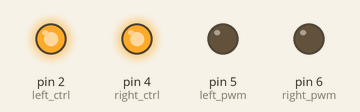
This sketch was run on a simulated Arduino Uno, built with avr-gcc and run on an emulated ATmega328P. On the bench: output pins drawn as LEDs (lit = HIGH). What the sketch prints to the serial monitor is not drawn.

Above: at 0.1 s.
Timing chart, 0 to 1.6 s (numbered marks = the images above):
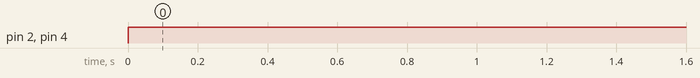

Measured:
- by itself, pin 2 (left_ctrl), pin 4 (right_ctrl): LOW → HIGH at 0.00 s

The sketch:

SetSpeed.ino
```cpp
int left_ctrl = 2;
int left_pwm = 5;
int right_ctrl = 4;
int right_pwm = 6;

void setup() {
  Serial.begin(9600);
  pinMode(left_ctrl, OUTPUT);
  pinMode(left_pwm, OUTPUT);
  pinMode(right_ctrl, OUTPUT);
  pinMode(right_pwm, OUTPUT);

}

void setSpeed(double speed, bool reverseDirection = 0){
  double pwm = (1 - 1.003 * speed) * 255;
  Serial.println(pwm);
  if (reverseDirection){
    digitalWrite(left_ctrl, LOW);
    analogWrite(left_pwm, (int)pwm);
    digitalWrite(right_ctrl, LOW);
    analogWrite(right_pwm, (int)pwm);
    return;
  }
  digitalWrite(left_ctrl, HIGH);
  analogWrite(left_pwm, (int)pwm);
  digitalWrite(right_ctrl, HIGH);
  analogWrite(right_pwm, (int)pwm);

}

void loop() {
  setSpeed(1);

}
```
